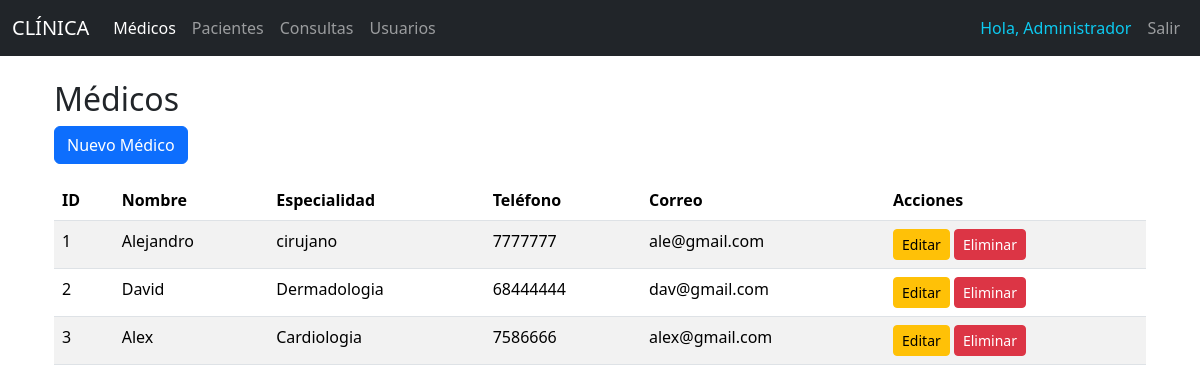
Screenshot of /medicos/ (signed in) with the database file from the repository.
### models/medico_model.py (models this page shows, shortened)
class Medico(db.Model):
    __tablename__ = "medicos"
    id = db.Column(db.Integer, primary_key=True)
    nombre = db.Column(db.String(80), nullable=False)
    especialidad = db.Column(db.String(100), nullable=False)
    telefono = db.Column(db.String(20), nullable=False)
    correo = db.Column(db.String(100), nullable=False)
    consultas = db.relationship('Consulta', back_populates='medico')
    @staticmethod
    def get_all():
        return Medico.query.all()

### controllers/medico_controller.py (the view)
@medico_bp.route("/")
@login_required  # Proteger esta ruta
def index():
    medicos = Medico.get_all()
    return medico_view.list(medicos)

### run.py (called while the page is built)
@app.context_processor
def inject_active_path():
    def is_active(path):
        return 'active' if request.path == path else ''
    return(dict(is_active = is_active))

### view/medico_view.py (called while the page is built)
def list(medicos):
    return render_template('medicos/index.html', medicos=medicos)

### templates/medicos/index.html (shortened to what this page needs)
{% extends "base.html" %}
{% block content %}
<div class="container">
    <h2>Médicos</h2>
    <a href="{{ url_for('medico.create') }}" class="btn btn-primary mb-3">Nuevo Médico</a>
    <table class="table table-striped">
        <thead>
            <tr>
                <th>ID</th>
                <th>Nombre</th>
                <th>Especialidad</th>
                <th>Teléfono</th>
                <th>Correo</th>
                <th>Acciones</th>
            </tr>
        </thead>
        <tbody>
            {% for medico in medicos %}
            <tr>
                <td>{{ medico.id }}</td>
                <td>{{ medico.nombre }}</td>
                <td>{{ medico.especialidad }}</td>
                <td>{{ medico.telefono }}</td>
                <td>{{ medico.correo }}</td>
                <td>
                    <a href="{{ url_for('medico.edit', id=medico.id) }}" class="btn btn-sm btn-warning">Editar</a>
                    <a href="{{ url_for('medico.delete', id=medico.id) }}" class="btn btn-sm btn-danger" onclick="return confirm('¿Estás seguro?')">Eliminar</a>
                </td>
            </tr>
            {% endfor %}
        </tbody>
    </table>
</div>
{% endblock %}

### rows the page displays
Medico: id "1", nombre "Alejandro", especialidad "cirujano", telefono "7777777", correo "ale@gmail.com"
Medico: id "2", nombre "David", especialidad "Dermadologia", telefono "68444444", correo "dav@gmail.com"
Medico: id "3", nombre "Alex", especialidad "Cardiologia", telefono "7586666", correo "alex@gmail.com"

### other values shown
{{ session.user_name }} "Administrador"
